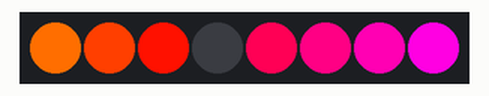
A sketch run on a simulated ESP8266 (NodeMCU). Parts: 8 RGB LEDs in strip order, left to right. Wiring (inferred from the names in the program): APA102 LEDs: SPI.

Above: at 0.48 s.
At 5.31 s:
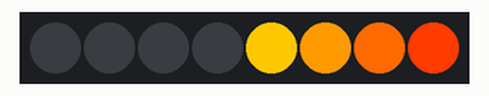
At 10.14 s:
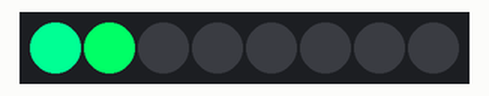
At 20.11 s:
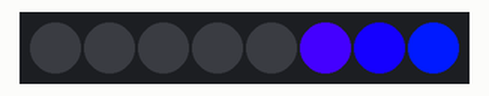
At 29.75 s:
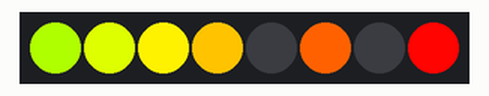
At 39.71 s:
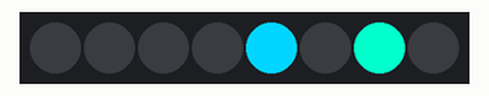
Timing chart, 0 to 40.0 s (numbered marks = the images above):
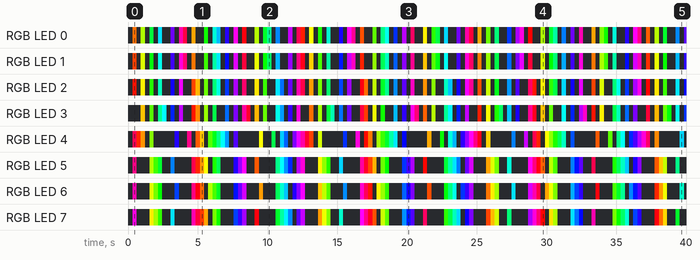

Measured:
- by itself, RGB LED 1: off → RGB(255, 63, 0) at 0.33 s, → off 0.30 s later, → RGB(221, 255, 0) 0.30 s later, → off 0.30 s later, … (119 changes in this stretch)
- by itself, RGB LED 2: off → RGB(255, 17, 0) at 0.33 s, → off 0.30 s later, → RGB(255, 242, 0) 0.30 s later, → off 0.30 s later, … (119 changes in this stretch)

The sketch:

MeowStripe.ino
```cpp
/* This example shows how to display a moving rainbow pattern on
 * an APA102-based LED strip. */

/* By default, the APA102 library uses pinMode and digitalWrite
 * to write to the LEDs, which works on all Arduino-compatible
 * boards but might be slow.  If you have a board supported by
 * the FastGPIO library and want faster LED updates, then install
 * the FastGPIO library and uncomment the next two lines: */
#include <APA102.h>
#include "SPI.h"
#include <Ticker.h>

Ticker led_update;

// Define which pins to use.
const uint8_t dataPin = D1;
const uint8_t clockPin = D3;

// Create an object for writing to the LED strip.
APA102<dataPin, clockPin> ledStrip;

// Set the number of LEDs to control.
const uint16_t ledCount = 11;

// Create a buffer for holding the colors (3 bytes per color).
rgb_color colors[ledCount + 10];
rgb_color colors2[ledCount];

// Set the brightness to use (the maximum is 31).
const uint8_t brightness = 31;

const uint8_t text_length[] = { 29, 30 };
const bool text[4][13][30] = {
  { { 0, 0, 0, 0, 0, 0, 0, 0, 0, 0, 0, 0, 0, 0, 0, 0, 0, 0, 0, 0, 0, 0, 0, 0, 0, 0, 0, 0, 0, 0 },
    { 0, 0, 0, 0, 0, 0, 0, 0, 0, 0, 0, 0, 0, 0, 0, 0, 0, 0, 0, 0, 0, 0, 0, 0, 0, 0, 0, 0, 0, 0 },
    { 0, 0, 0, 1, 0, 0, 0, 1, 0, 0, 0, 0, 0, 0, 0, 0, 0, 0, 0, 0, 0, 0, 0, 0, 0, 0, 0, 0, 0, 0 },
    { 0, 0, 0, 1, 1, 0, 1, 1, 0, 0, 0, 0, 0, 0, 0, 0, 0, 0, 0, 0, 0, 0, 0, 0, 0, 0, 0, 0, 0, 0 },
    { 0, 0, 0, 1, 0, 1, 0, 1, 0, 0, 1, 1, 1, 0, 0, 0, 1, 1, 1, 0, 0, 1, 0, 1, 0, 1, 0, 0, 0, 0 },
    { 0, 0, 0, 1, 0, 0, 0, 1, 0, 1, 0, 0, 0, 1, 0, 1, 0, 0, 0, 1, 0, 1, 0, 1, 0, 1, 0, 0, 0, 0 },
    { 0, 0, 0, 1, 0, 0, 0, 1, 0, 1, 1, 1, 1, 1, 0, 1, 0, 0, 0, 1, 0, 1, 0, 1, 0, 1, 0, 0, 0, 0 },
    { 0, 0, 0, 1, 0, 0, 0, 1, 0, 1, 0, 0, 0, 0, 0, 1, 0, 0, 0, 1, 0, 1, 0, 1, 0, 1, 0, 0, 0, 0 },
    { 0, 0, 0, 1, 0, 0, 0, 1, 0, 0, 1, 1, 1, 0, 0, 0, 1, 1, 1, 0, 0, 0, 1, 0, 1, 0, 0, 0, 0, 0 },
    { 0, 0, 0, 0, 0, 0, 0, 0, 0, 0, 0, 0, 0, 0, 0, 0, 0, 0, 0, 0, 0, 0, 0, 0, 0, 0, 0, 0, 0, 0 },
    { 0, 0, 0, 0, 0, 0, 0, 0, 0, 0, 0, 0, 0, 0, 0, 0, 0, 0, 0, 0, 0, 0, 0, 0, 0, 0, 0, 0, 0, 0 },
    { 0, 0, 0, 0, 0, 0, 0, 0, 0, 0, 0, 0, 0, 0, 0, 0, 0, 0, 0, 0, 0, 0, 0, 0, 0, 0, 0, 0, 0, 0 } },
  { { 0, 0, 0, 0, 0, 0, 0, 0, 0, 0, 0, 0, 0, 0, 0, 0, 0, 0, 0, 0, 0, 0, 0, 0, 0, 0, 0, 0, 0 },
    { 0, 0, 0, 0, 0, 0, 0, 0, 0, 0, 0, 0, 0, 0, 0, 0, 0, 0, 0, 0, 0, 0, 0, 0, 0, 0, 0, 0, 0 },
    { 0, 0, 0, 1, 1, 1, 1, 1, 0, 0, 0, 0, 0, 0, 0, 0, 0, 0, 0, 0, 0, 0, 1, 0, 0, 0, 0, 0, 0 },
    { 0, 0, 0, 0, 0, 1, 0, 0, 0, 0, 0, 0, 0, 0, 0, 0, 0, 0, 0, 0, 0, 0, 1, 0, 0, 0, 0, 0, 0 },
    { 0, 0, 0, 0, 0, 1, 0, 0, 0, 0, 1, 1, 1, 0, 0, 1, 0, 0, 0, 1, 0, 1, 1, 1, 0, 0, 0, 0, 0 },
    { 0, 0, 0, 0, 0, 1, 0, 0, 0, 1, 0, 0, 0, 1, 0, 0, 1, 0, 1, 0, 0, 0, 1, 0, 0, 0, 0, 0, 0 },
    { 0, 0, 0, 0, 0, 1, 0, 0, 0, 1, 1, 1, 1, 1, 0, 0, 0, 1, 0, 0, 0, 0, 1, 0, 0, 0, 0, 0, 0 },
    { 0, 0, 0, 0, 0, 1, 0, 0, 0, 1, 0, 0, 0, 0, 0, 0, 1, 0, 1, 0, 0, 0, 1, 0, 0, 1, 0, 0, 0 },
    { 0, 0, 0, 0, 0, 1, 0, 0, 0, 0, 1, 1, 1, 0, 0, 1, 0, 0, 0, 1, 0, 0, 0, 1, 1, 0, 0, 0, 0 },
    { 0, 0, 0, 0, 0, 0, 0, 0, 0, 0, 0, 0, 0, 0, 0, 0, 0, 0, 0, 0, 0, 0, 0, 0, 0, 0, 0, 0, 0 },
    { 0, 0, 0, 0, 0, 0, 0, 0, 0, 0, 0, 0, 0, 0, 0, 0, 0, 0, 0, 0, 0, 0, 0, 0, 0, 0, 0, 0, 0 } },
};

/* Converts a color from HSV to RGB.
 * h is hue, as a number between 0 and 360.
 * s is the saturation, as a number between 0 and 255.
 * v is the value, as a number between 0 and 255. */
rgb_color hsvToRgb(uint16_t h, uint8_t s, uint8_t v) {
  uint8_t f = (h % 60) * 255 / 60;
  uint8_t p = (255 - s) * (uint16_t)v / 255;
  uint8_t q = (255 - f * (uint16_t)s / 255) * (uint16_t)v / 255;
  uint8_t t = (255 - (255 - f) * (uint16_t)s / 255) * (uint16_t)v / 255;
  uint8_t r = 0, g = 0, b = 0;
  switch ((h / 60) % 6) {
    case 0:
      r = v;
      g = t;
      b = p;
      break;
    case 1:
      r = q;
      g = v;
      b = p;
      break;
    case 2:
      r = p;
      g = v;
      b = t;
      break;
    case 3:
      r = p;
      g = q;
      b = v;
      break;
    case 4:
      r = t;
      g = p;
      b = v;
      break;
    case 5:
      r = v;
      g = p;
      b = q;
      break;
  }
  return rgb_color(r, g, b);
}

void update_leds() {
  static uint8_t time;
  static uint8_t j = 0;
  static int8_t invert;
  static uint8_t textnum = 0;

  if (j == 0) {
    time = millis() >> 4;
    invert = 0;

    for (uint16_t i = 0; i < ledCount; i++) {
      uint8_t p = time - i * 8;
      colors[i] = hsvToRgb((uint32_t)p * 359 / 256, 255, 255);
    }
  }
  if (j == text_length[textnum]) {
    invert = 1;
  }

  SPI.transfer(0x00);
  SPI.transfer(0x00);
  SPI.transfer(0x00);
  SPI.transfer(0x00);

  for (uint16_t i = 0; i < ledCount; i++) {
    SPI.transfer(0b11111111);
    if (text[textnum][i][j] != invert) {
      SPI.transfer(colors[i].blue);
      SPI.transfer(colors[i].green);
      SPI.transfer(colors[i].red);
    } else {
      SPI.transfer(0x00);
      SPI.transfer(0x00);
      SPI.transfer(0x00);
    }
  }
  //  SPI.transfer(0b11111111);
  //  SPI.transfer(0x00);
  //  SPI.transfer(0x00);
  //  SPI.transfer(0x00);

  //  SPI.transfer(0xFF);
  //  SPI.transfer(0xFF);
  //  SPI.transfer(0xFF);
  //  SPI.transfer(0xFF);
  if (!invert) {
    j++;
  } else {
    j--;
  }
}

void setup() {
  SPI.begin();
  SPI.setFrequency(20000000);
}

void loop() {
  update_leds();
  delayMicroseconds(220);
}
```
